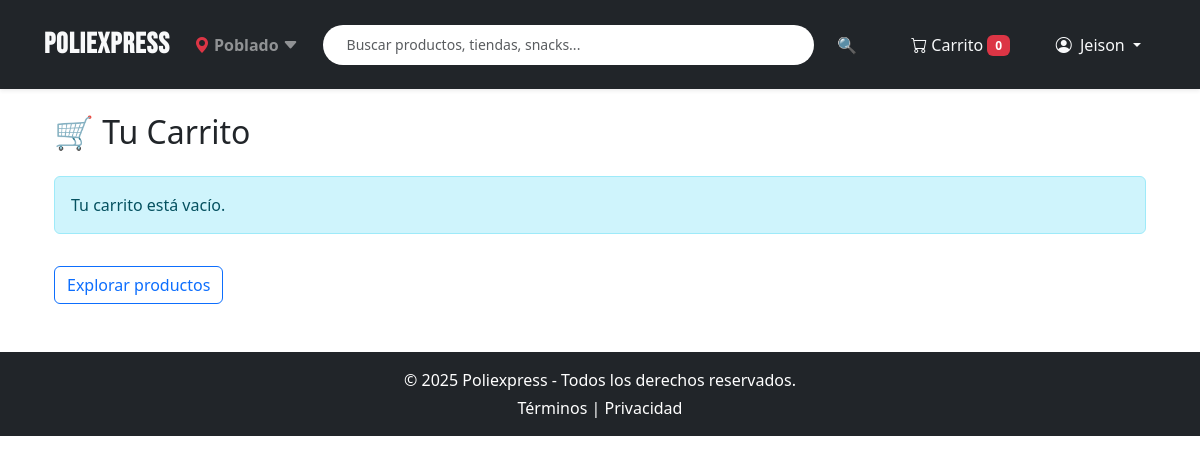
Before: /pedidos/carrito/ver/ (signed in) with the older database file.
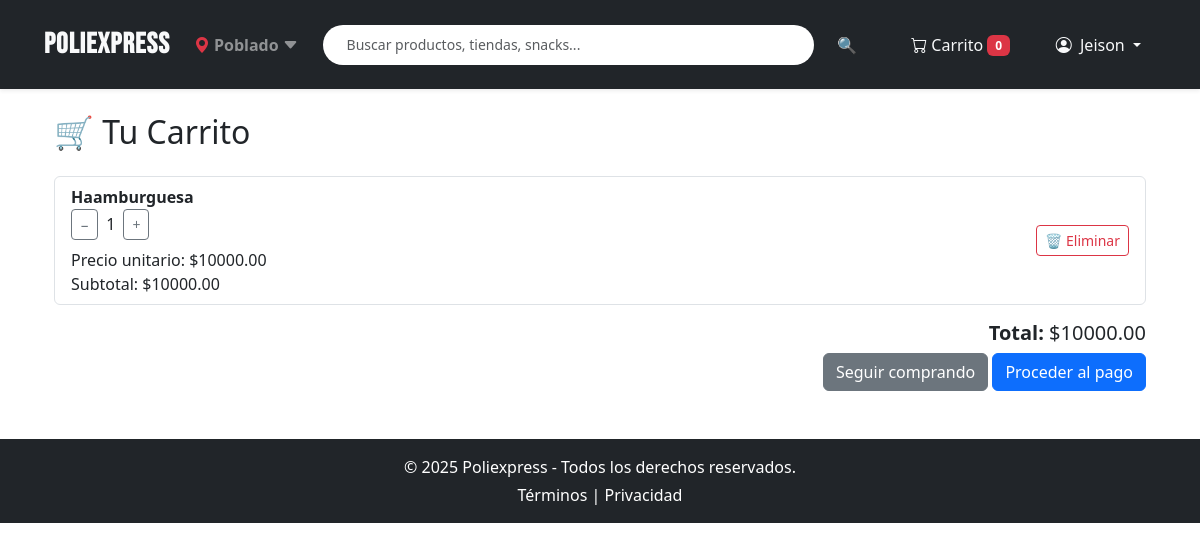
After: the same page with the newer database file.
### pedidos/models.py (models this page shows, shortened)
class ItemCarrito(models.Model):
    carrito = models.ForeignKey(Carrito, on_delete=models.CASCADE, related_name="items")
    producto = models.ForeignKey(Producto, on_delete=models.CASCADE)
    cantidad = models.PositiveIntegerField(default=1)

class Producto(models.Model):
    nombre = models.CharField(max_length=100)
    descripcion = models.TextField()
    precio = models.DecimalField(max_digits=10, decimal_places=2)
    disponible = models.BooleanField(default=True)
    vendedor = models.ForeignKey(User, on_delete=models.CASCADE)
    imagen = models.ImageField(upload_to='', null=True, blank=True)

### pedidos/views.py (the view)
# urls.py: path('carrito/ver/', views.ver_carrito, name='ver_carrito'),
def ver_carrito(request):
    carrito = obtener_o_crear_carrito(request.user)
    items = ItemCarrito.objects.filter(carrito=carrito)
    for item in items:
        item.subtotal = item.producto.precio * item.cantidad
    total = sum(item.subtotal for item in items)
    return render(request, 'pedidos/carrito.html', {'items': items, 'total': total})

### pedidos/utils.py (called while the page is built)
def obtener_o_crear_carrito(usuario):
    carrito, creado = Carrito.objects.get_or_create(usuario=usuario)
    return carrito

### pedidos/templates/pedidos/carrito.html (shortened to what this page needs)
{% extends 'pedidos/base.html' %}
{% block content %}
<div class="container mt-4">
    <h2 class="mb-4">🛒 Tu Carrito</h2>
    {% if items %}
        <ul class="list-group">
            {% for item in items %}
                <li class="list-group-item d-flex justify-content-between align-items-center">
                    <div>
                        <strong>{{ item.producto.nombre }}</strong><br>
                        <form method="post" action="{% url 'pedidos:actualizar_cantidad' item.id %}" class="d-flex align-items-center mb-2">
                            <button type="submit" name="action" value="decrementar" class="btn btn-sm btn-outline-secondary me-2">−</button>
                            <span>{{ item.cantidad }}</span>
                            <button type="submit" name="action" value="incrementar" class="btn btn-sm btn-outline-secondary ms-2">+</button>
                        </form>
                        Precio unitario: ${{ item.producto.precio }}<br>
                        Subtotal: ${{ item.subtotal|floatformat:2 }}
                    </div>
                    <a href="{% url 'pedidos:eliminar_del_carrito' item.id %}" class="btn btn-outline-danger btn-sm">
                        🗑 Eliminar
                    </a>
                </li>
            {% endfor %}
        </ul>
        <div class="mt-3 text-end">
            <h5><strong>Total:</strong> ${{ total|floatformat:2 }}</h5>
            <a href="{% url 'pedidos:menu' %}" class="btn btn-secondary">Seguir comprando</a>
            <a href="#" class="btn btn-primary">Proceder al pago</a>
        </div>
    {% else %}
        <div class="alert alert-info">Tu carrito está vacío.</div>
        <a href="{% url 'pedidos:menu' %}" class="btn btn-outline-primary mt-3">Explorar productos</a>
    {% endif %}
</div>
{% endblock %}

Changed rows visible on the page:
added ItemCarrito: producto.nombre "Haamburguesa", cantidad "1", producto.precio "10000.00", subtotal "10000.00"
Other visible differences:
{{ total|floatformat:2 }}: (not shown) → "10000.00"
text no longer shown: "Tu carrito está vacío. Explorar productos"
text now shown: "Total: $ Seguir comprando Proceder al pago"
